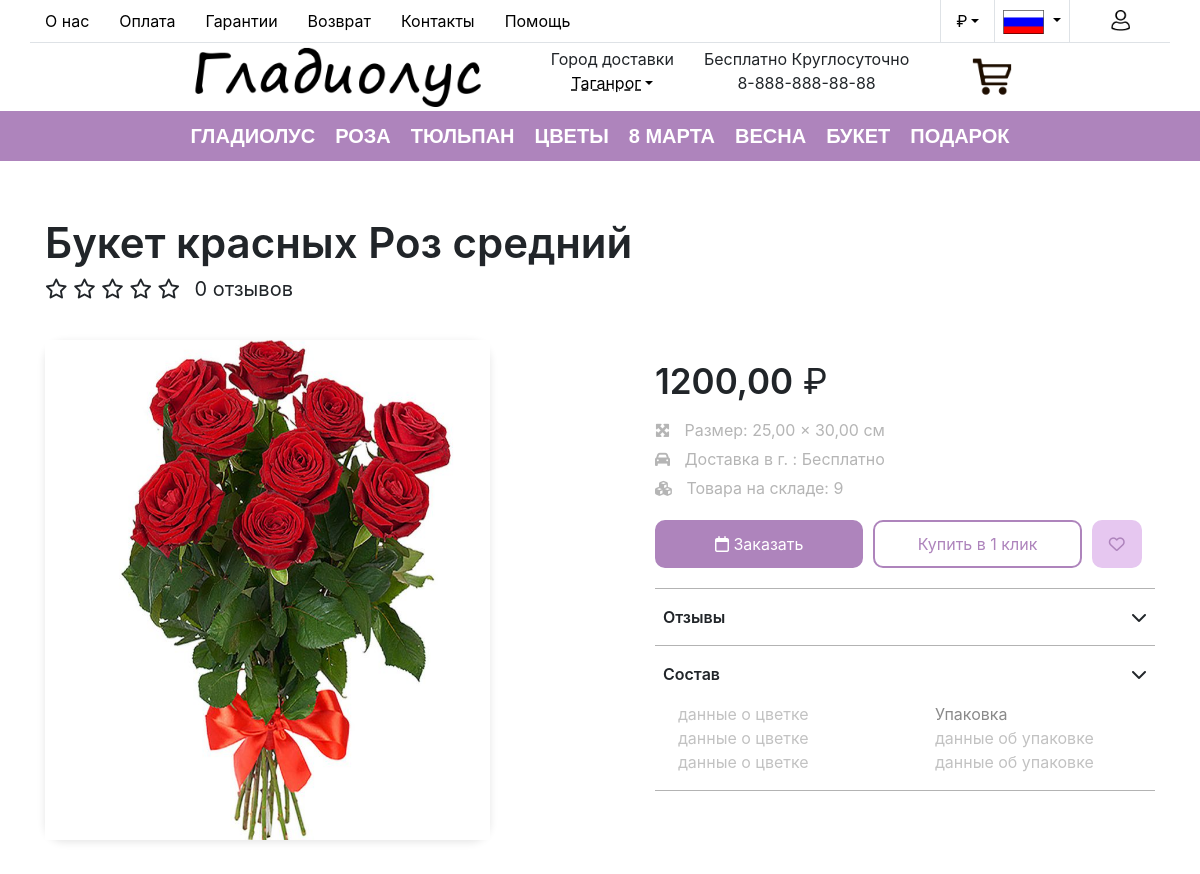
Before: /product/4 (upper part) with the older database file.
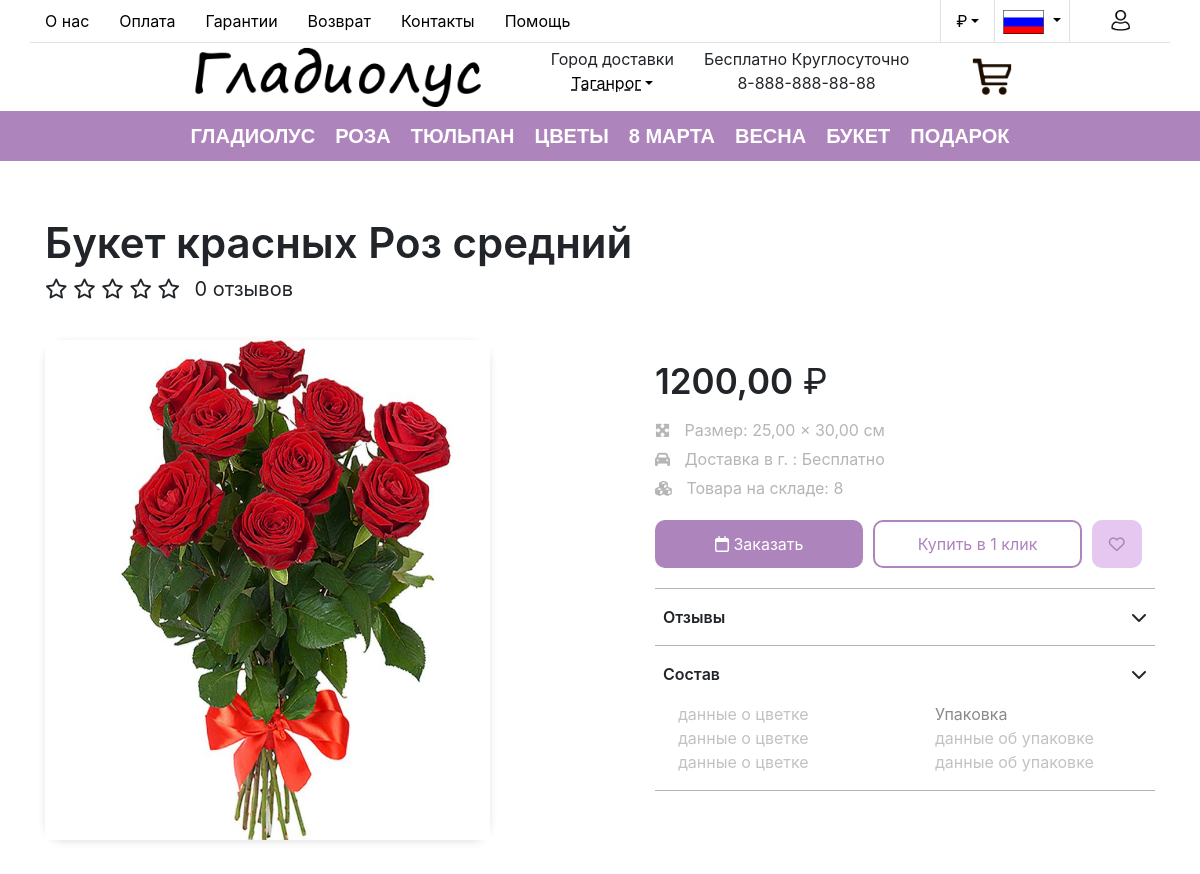
After: the same page with the newer database file.
### flower/models.py (models this page shows, shortened)
class Flower(models.Model):
    title = models.CharField(max_length=255, verbose_name='Заголовок')
    price = models.DecimalField(max_digits=10, decimal_places=2, verbose_name='Стоимость')
    currency = models.CharField(max_length=255, verbose_name='Валюта')
    photo = models.ImageField(upload_to="photos/%Y/%m/%d/", verbose_name='Фото')
    count = models.IntegerField(verbose_name='Кол-во товара на складе')
    size_height = models.DecimalField(max_digits=5, decimal_places=2, null=True, verbose_name='Высота товара')
    size_width = models.DecimalField(max_digits=5, decimal_places=2, null=True, verbose_name='Ширина товара')
    description_content = models.TextField(blank=True, null=True, verbose_name='Описание')
    new_product = models.BooleanField(verbose_name='Новинка')
    time_create = models.DateTimeField(auto_now_add=True,verbose_name='Время создания')
    time_update = models.DateTimeField(auto_now=True, verbose_name='Время изменения')
    categ = models.ForeignKey(Category, on_delete=models.CASCADE, verbose_name='Категория товара')
    reason_data = models.ForeignKey(Occasion, on_delete=models.CASCADE, null=True, verbose_name='Повод')
    maturation_data = models.ForeignKey(Season, on_delete=models.CASCADE, null=True, verbose_name='Время созревания')
    type_data =  models.ForeignKey(Type, on_delete=models.CASCADE, null=True, verbose_name='Тип')
    def get_absolute_url(self):
        return reverse("product", kwargs={"prod_id": self.pk})
    class Meta:
        verbose_name = '1. Товар'
        verbose_name_plural = '1. Товары'
        ordering = ['time_create', 'title']

### flower/views.py (the view)
# urls.py: path('product/<int:prod_id>', product_details, name='product'),
def product_details(request, prod_id):
    if not request.session.session_key:
        request.session.create()
    data = Detail_page(prod_id, request).getDict()
    return render(request, 'flower/main/detail.html', context=data)

### flower/models.py (called while the page is built)
    def get_absolute_url(self):
        return reverse("category", kwargs={"cat_id": self.pk})

    def __str__(self):
        return self.name

    def get_absolute_url(self):
        return reverse("occasion", kwargs={"occ_id": self.pk})

    def get_absolute_url(self):
        return reverse("season", kwargs={"sea_id": self.pk})

    def __str__(self):
        return self.name

    def get_absolute_url(self):
        return reverse("type", kwargs={"typ_id": self.pk})

    def __str__(self):
        return self.name

    def get_absolute_url(self):
        return reverse("account", kwargs={"section_name": self.alter_name})

### flower/pages/common_data/authorisation.py (called while the page is built)
    def isAuthorized(self):
        if User.objects.filter(sessionUNQid = self.cookiesId).exists():
            self.auth_state = True
        return self.auth_state

### flower/pages/common_data/footer.py (called while the page is built)
    def setData(self, name='name', value='data'):
        self.context[name] = value

    def getData(self):
        return self.context

### flower/pages/common_data/header.py (called while the page is built)
    def getCities(self):
        cities = []
        for elem in Cities.objects.all():
            cities.append({'name': elem.name, 'id': elem.pk})
        return cities

    def getData(self):
        return self.context

### flower/pages/detail.py (called while the page is built)
    def getDict(self):
        return self.context

### flower/templates/flower/main/detail.html (shortened to what the changed rows need)
{% load static %}
{% include '../header.html' %}
<div>
    <div class="container" id="product-data" product-id="{{ product.pk }}">
        <div class="row product-title-name-and-rating">
            <div class="col">
                <div class="name-shop-item">{{ product.title }}</div>
                <div class="rating-after-name">
                    <ul>
                    </ul>
                </div>
                <div class="number-ratings">
                    <span class="value">{{ number_reviews }}</span> отзывов
                </div>
            </div>
        </div>
        <div class="row justify-content-between">
            <div class="col-sm-5">
                <div class="shop-s_detail">
                    <div class="shop_detail_img">
                        <img src="{{ product.photo.url }}" class="product-image" alt="prod">
                    </div>
                </div>
            </div>
            <div class="col-sm-6">
                <div class="row-5 detail-text-data">
                    <div class="col product-price p-0">
                        <span class="value">{{ product.price }}</span>
                        <span class="currency">₽</span>
                    </div>
                    <div class="col detail-size-price-block p-0">
                        <div class="row-2">
                            <div class="col p-0 detail-text-data-stile">
                                <i class="fa fa-maximize detail-text-data-icon" aria-hidden="true"></i>
                                Размер:
                                <span class="js_product__size-width" title="Ширина">{{ product.size_width }}</span>
                                ×
                                <span class="js_product__size-height" title="Высота">{{ product.size_height }}</span>
                                см
                            </div>
                            <div class="col p-0 detail-text-data-stile">
                                <span>
                                    <span>{{ product.count }}</span>
                                </span>
                            </div>
                        </div>
                    </div>
                </div>
            </div>
        </div>
    </div>
</div>
{% include '../footer.html' %}

Changed rows visible on the page:
changed Flower "Букет красных Роз средний": count "9" → "8"
